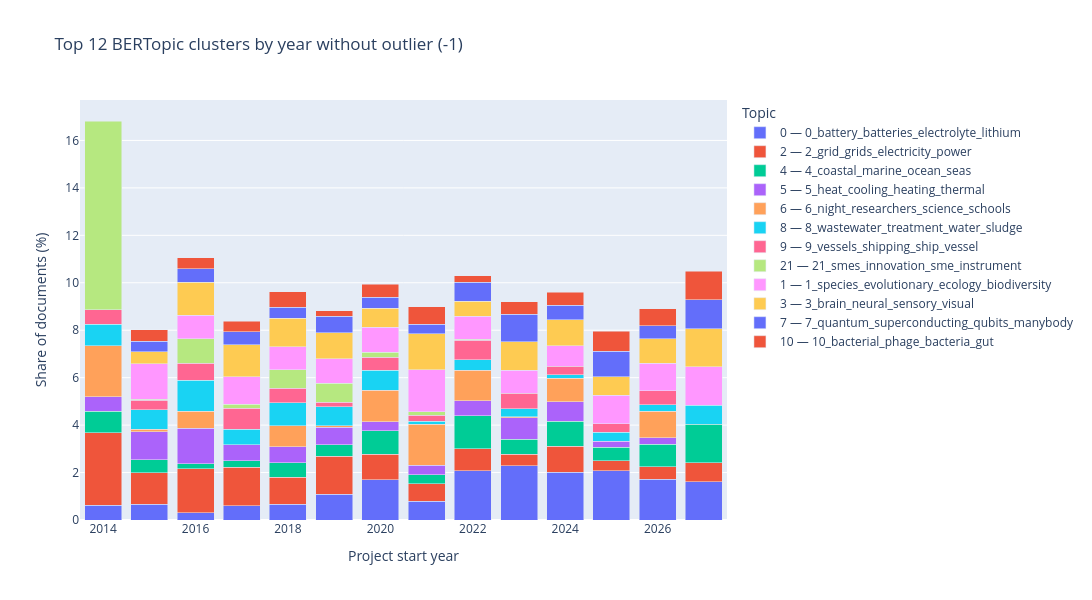

Write notebook code for a chart like this one.
### Code cell
# Same graph without the outlier cluster (-1) to focus on the named topics.

topic_year_counts_no_outlier = topic_year_counts[topic_year_counts["topic"] != -1].copy()

popular_topics = (
    topic_year_counts_no_outlier.groupby("topic")
    ["share_pct"].mean()
    .nlargest(TOP_N_TOPICS)
    .index
)
plot_df = topic_year_counts_no_outlier[topic_year_counts_no_outlier["topic"].isin(popular_topics)].copy()
plot_df["topic_label"] = plot_df.apply(
    lambda row: f"{row.topic} — {row.topic_name}", axis=1
)

fig = px.bar(
    plot_df,
    x="start_year",
    y="share_pct",
    color="topic_label",
    title=f"Top {TOP_N_TOPICS} BERTopic clusters by year without outlier (-1)",
    labels={"share_pct": "Share of documents (%)", "start_year": "Project start year"},
    category_orders={"start_year": sorted(valid_years)},
)
fig.update_layout(barmode="stack", legend_title_text="Topic")
fig.update_layout(width=1400, height=600)
fig.write_image("data/bertopic_top12_by_year_no_outlier.png", width=1400, height=600, scale=2)
fig.show()

### Figure 1 — Plotly figure (JSON) as saved in the notebook; plotly's stock layout.template omitted (floating-point values rounded to 4 significant figures)
{"data": [{"hovertemplate": "topic_label=0 — 0_battery_batteries_electrolyte_lithium<br>Project start year=%{x}<br>Share of documents (%)=%{y}<extra></extra>", "legendgroup": "0 — 0_battery_batteries_electrolyte_lithium", "marker": {"color": "#636efa", "pattern": {"shape": ""}}, "name": "0 — 0_battery_batteries_electrolyte_lithium", "orientation": "v", "showlegend": true, "textposition": "auto", "type": "bar", "x": [2014, 2015, 2016, 2017, 2018, 2019, 2020, 2021, 2022, 2023, 2024, 2025, 2026, 2027], "xaxis": "x", "y": [0.6116, 0.6645, 0.3098, 0.6104, 0.6694, 1.086, 1.699, 0.7926, 2.077, 2.281, 2.01, 2.079, 1.71, 1.613], "yaxis": "y"}, {"hovertemplate": "topic_label=2 — 2_grid_grids_electricity_power<br>Project start year=%{x}<br>Share of documents (%)=%{y}<extra></extra>", "legendgroup": "2 — 2_grid_grids_electricity_power", "marker": {"color": "#EF553B", "pattern": {"shape": ""}}, "name": "2 — 2_grid_grids_electricity_power", "orientation": "v", "showlegend": true, "textposition": "auto", "type": "bar", "x": [2014, 2015, 2016, 2017, 2018, 2019, 2020, 2021, 2022, 2023, 2024, 2025, 2026, 2027], "xaxis": "x", "y": [3.058, 1.329, 1.859, 1.609, 1.133, 1.605, 1.062, 0.7266, 0.9185, 0.4977, 1.096, 0.4158, 0.5401, 0.8065], "yaxis": "y"}, {"hovertemplate": "topic_label=4 — 4_coastal_marine_ocean_seas<br>Project start year=%{x}<br>Share of documents (%)=%{y}<extra></extra>", "legendgroup": "4 — 4_coastal_marine_ocean_seas", "marker": {"color": "#00cc96", "pattern": {"shape": ""}}, "name": "4 — 4_coastal_marine_ocean_seas", "orientation": "v", "showlegend": true, "textposition": "auto", "type": "bar", "x": [2014, 2015, 2016, 2017, 2018, 2019, 2020, 2021, 2022, 2023, 2024, 2025, 2026, 2027], "xaxis": "x", "y": [0.9174, 0.5537, 0.2065, 0.2775, 0.6179, 0.4721, 1.009, 0.3963, 1.398, 0.6221, 1.051, 0.5717, 0.9451, 1.613], "yaxis": "y"}, {"hovertemplate": "topic_label=5 — 5_heat_cooling_heating_thermal<br>Project start year=%{x}<br>Share of documents (%)=%{y}<extra></extra>", "legendgroup": "5 — 5_heat_cooling_heating_thermal", "marker": {"color": "#ab63fa", "pattern": {"shape": ""}}, "name": "5 — 5_heat_cooling_heating_thermal", "orientation": "v", "showlegend": true, "textposition": "auto", "type": "bar", "x": [2014, 2015, 2016, 2017, 2018, 2019, 2020, 2021, 2022, 2023, 2024, 2025, 2026], "xaxis": "x", "y": [0.6116, 1.163, 1.497, 0.6659, 0.6694, 0.7554, 0.3717, 0.3963, 0.639, 0.9125, 0.8223, 0.2599, 0.27], "yaxis": "y"}, {"hovertemplate": "topic_label=6 — 6_night_researchers_science_schools<br>Project start year=%{x}<br>Share of documents (%)=%{y}<extra></extra>", "legendgroup": "6 — 6_night_researchers_science_schools", "marker": {"color": "#FFA15A", "pattern": {"shape": ""}}, "name": "6 — 6_night_researchers_science_schools", "orientation": "v", "showlegend": true, "textposition": "auto", "type": "bar", "x": [2014, 2015, 2016, 2018, 2019, 2020, 2021, 2022, 2023, 2024, 2026], "xaxis": "x", "y": [2.141, 0.1107, 0.7228, 0.8754, 0.04721, 1.328, 1.717, 1.278, 0.04148, 1.005, 1.125], "yaxis": "y"}, {"hovertemplate": "topic_label=8 — 8_wastewater_treatment_water_sludge<br>Project start year=%{x}<br>Share of documents (%)=%{y}<extra></extra>", "legendgroup": "8 — 8_wastewater_treatment_water_sludge", "marker": {"color": "#19d3f3", "pattern": {"shape": ""}}, "name": "8 — 8_wastewater_treatment_water_sludge", "orientation": "v", "showlegend": true, "textposition": "auto", "type": "bar", "x": [2014, 2015, 2016, 2017, 2018, 2019, 2020, 2021, 2022, 2023, 2024, 2025, 2026, 2027], "xaxis": "x", "y": [0.9174, 0.8306, 1.291, 0.6659, 0.9784, 0.8026, 0.8497, 0.1321, 0.4393, 0.3318, 0.137, 0.3638, 0.27, 0.8065], "yaxis": "y"}, {"hovertemplate": "topic_label=9 — 9_vessels_shipping_ship_vessel<br>Project start year=%{x}<br>Share of documents (%)=%{y}<extra></extra>", "legendgroup": "9 — 9_vessels_shipping_ship_vessel", "marker": {"color": "#FF6692", "pattern": {"shape": ""}}, "name": "9 — 9_vessels_shipping_ship_vessel", "orientation": "v", "showlegend": true, "textposition": "auto", "type": "bar", "x": [2014, 2015, 2016, 2017, 2018, 2019, 2020, 2021, 2022, 2023, 2024, 2025, 2026], "xaxis": "x", "y": [0.6116, 0.3876, 0.7228, 0.8879, 0.6179, 0.1889, 0.5311, 0.2642, 0.8387, 0.6636, 0.3655, 0.3638, 0.5851], "yaxis": "y"}, {"hovertemplate": "topic_label=21 — 21_smes_innovation_sme_instrument<br>Project start year=%{x}<br>Share of documents (%)=%{y}<extra></extra>", "legendgroup": "21 — 21_smes_innovation_sme_instrument", "marker": {"color": "#B6E880", "pattern": {"shape": ""}}, "name": "21 — 21_smes_innovation_sme_instrument", "orientation": "v", "showlegend": true, "textposition": "auto", "type": "bar", "x": [2014, 2015, 2016, 2017, 2018, 2019, 2020, 2021, 2022], "xaxis": "x", "y": [7.951, 0.05537, 1.033, 0.1665, 0.7724, 0.8026, 0.2124, 0.1321, 0.03994], "yaxis": "y"}, {"hovertemplate": "topic_label=1 — 1_species_evolutionary_ecology_biodiversity<br>Project start year=%{x}<br>Share of documents (%)=%{y}<extra></extra>", "legendgroup": "1 — 1_species_evolutionary_ecology_biodiversity", "marker": {"color": "#FF97FF", "pattern": {"shape": ""}}, "name": "1 — 1_species_evolutionary_ecology_biodiversity", "orientation": "v", "showlegend": true, "textposition": "auto", "type": "bar", "x": [2015, 2016, 2017, 2018, 2019, 2020, 2021, 2022, 2023, 2024, 2025, 2026, 2027], "xaxis": "x", "y": [1.495, 0.9809, 1.165, 0.9784, 1.039, 1.062, 1.783, 0.9585, 0.954, 0.868, 1.195, 1.17, 1.613], "yaxis": "y"}, {"hovertemplate": "topic_label=3 — 3_brain_neural_sensory_visual<br>Project start year=%{x}<br>Share of documents (%)=%{y}<extra></extra>", "legendgroup": "3 — 3_brain_neural_sensory_visual", "marker": {"color": "#FECB52", "pattern": {"shape": ""}}, "name": "3 — 3_brain_neural_sensory_visual", "orientation": "v", "showlegend": true, "textposition": "auto", "type": "bar", "x": [2015, 2016, 2017, 2018, 2019, 2020, 2021, 2022, 2023, 2024, 2025, 2026, 2027], "xaxis": "x", "y": [0.4983, 1.394, 1.332, 1.184, 1.086, 0.7966, 1.519, 0.639, 1.203, 1.096, 0.7796, 1.035, 1.613], "yaxis": "y"}, {"hovertemplate": "topic_label=7 — 7_quantum_superconducting_qubits_manybody<br>Project start year=%{x}<br>Share of documents (%)=%{y}<extra></extra>", "legendgroup": "7 — 7_quantum_superconducting_qubits_manybody", "marker": {"color": "#636efa", "pattern": {"shape": ""}}, "name": "7 — 7_quantum_superconducting_qubits_manybody", "orientation": "v", "showlegend": true, "textposition": "auto", "type": "bar", "x": [2015, 2016, 2017, 2018, 2019, 2020, 2021, 2022, 2023, 2024, 2025, 2026, 2027], "xaxis": "x", "y": [0.443, 0.5679, 0.5549, 0.4634, 0.7082, 0.478, 0.3963, 0.7987, 1.161, 0.5939, 1.091, 0.5401, 1.21], "yaxis": "y"}, {"hovertemplate": "topic_label=10 — 10_bacterial_phage_bacteria_gut<br>Project start year=%{x}<br>Share of documents (%)=%{y}<extra></extra>", "legendgroup": "10 — 10_bacterial_phage_bacteria_gut", "marker": {"color": "#EF553B", "pattern": {"shape": ""}}, "name": "10 — 10_bacterial_phage_bacteria_gut", "orientation": "v", "showlegend": true, "textposition": "auto", "type": "bar", "x": [2015, 2016, 2017, 2018, 2019, 2020, 2021, 2022, 2023, 2024, 2025, 2026, 2027], "xaxis": "x", "y": [0.4983, 0.4646, 0.444, 0.6694, 0.2361, 0.5311, 0.7266, 0.2796, 0.5392, 0.5482, 0.8316, 0.7201, 1.21], "yaxis": "y"}], "layout": {"barmode": "stack", "height": 600, "legend": {"title": {"text": "Topic"}, "tracegroupgap": 0}, "title": {"text": "Top 12 BERTopic clusters by year without outlier (-1)"}, "width": 1400, "xaxis": {"anchor": "y", "categoryarray": [2014, 2015, 2016, 2017, 2018, 2019, 2020, 2021, 2022, 2023, 2024, 2025, 2026, 2027], "categoryorder": "array", "domain": [0, 1], "title": {"text": "Project start year"}}, "yaxis": {"anchor": "x", "domain": [0, 1], "title": {"text": "Share of documents (%)"}}}}
